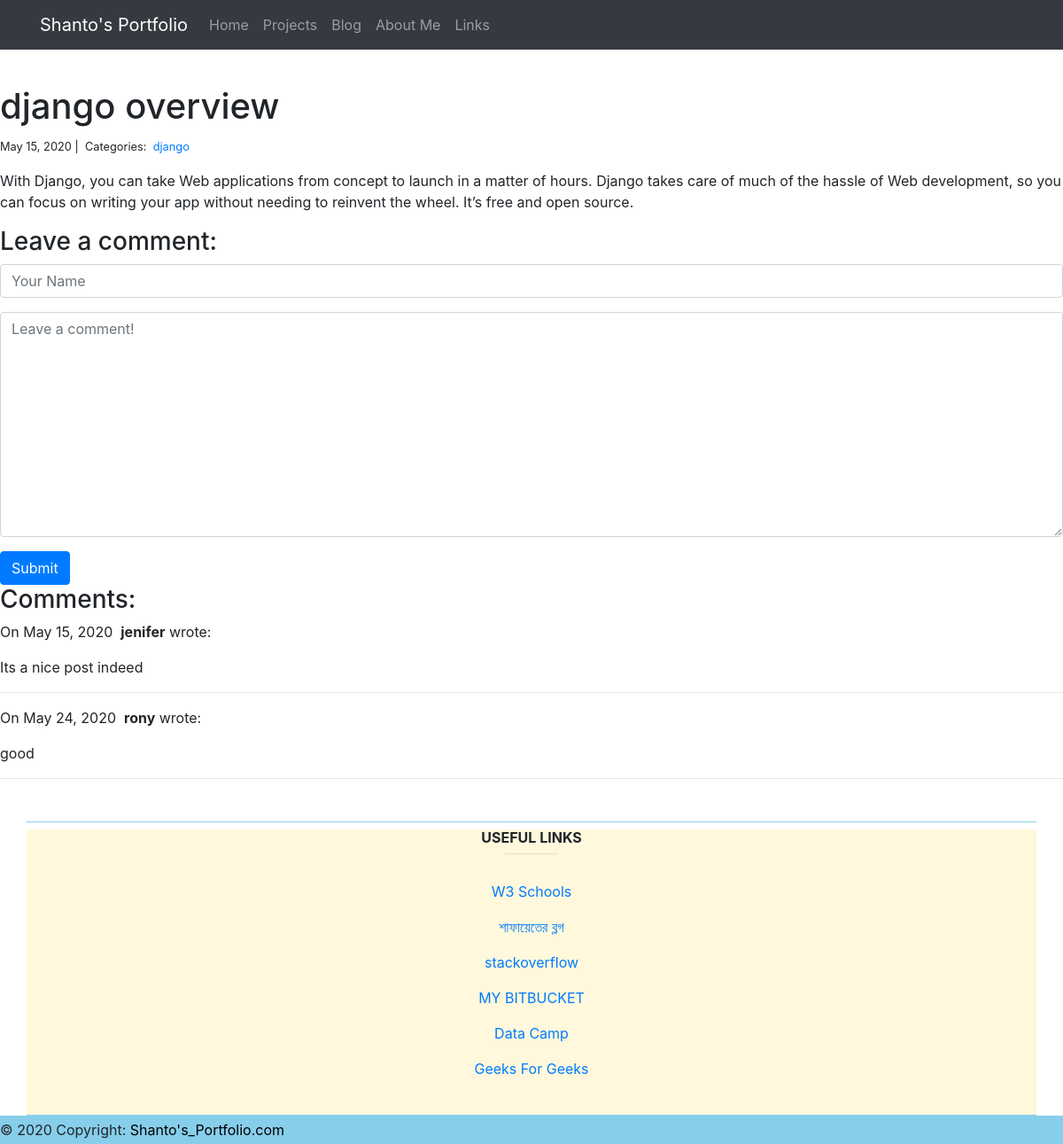
The app's page /blog/2/ with its own data.
### blogs/models.py (models this page shows)
class Post(models.Model):
    title = models.CharField(max_length=255)
    body = models.TextField()
    created_on = models.DateTimeField(auto_now_add=True)
    last_modified = models.DateTimeField(auto_now=True)
    categories = models.ManyToManyField("Category", related_name="posts")

class Category(models.Model):
    name = models.CharField(max_length=20)

class Comment(models.Model):
    author = models.CharField(max_length=60)
    body = models.TextField()
    created_on = models.DateTimeField(auto_now_add=True)
    post = models.ForeignKey("Post", on_delete=models.CASCADE)

### blogs/views.py (the view, shortened to what this page needs)
# urls.py: path("<int:pk>/", views.blog_detail, name="blog_detail"),
def blog_detail(request, pk):
    post = Post.objects.get(pk=pk)
    comments = Comment.objects.filter(post=post)
    form = CommentForm()
    context = {"post": post, "comments": comments, "form": form}
    return render(request, "blog_detail.html", context)

### blogs/forms.py
class CommentForm(forms.Form):
    author = forms.CharField(
        max_length=60,
        widget=forms.TextInput(attrs={
            "class": "form-control",
            "placeholder": "Your Name"
        })
    )
    body = forms.CharField(widget=forms.Textarea(
        attrs={
            "class": "form-control",
            "placeholder": "Leave a comment!"
        })
    )

### blogs/templates/blog_detail.html (shortened to what this page needs)
{% extends "base.html" %}
{% block page_content %}
<div class="col-md-8 offset-md-2" style="padding: 20px;background-color:white;"></div>
    <h1>{{ post.title }}</h1>
    <small>
        {{ post.created_on.date }} |&nbsp;
        Categories:&nbsp;
        {% for category in post.categories.all %}
        <a href="{% url 'blog_category' category.name %}">
            {{ category.name }}
        </a>&nbsp;
        {% endfor %}
    </small>
    <p>{{ post.body | linebreaks }}</p>
    <h3>Leave a comment:</h3>
    <form action="/blogs/{{ post.pk }}/" method="post">
        <div class="form-group">
            {{ form.author }}
        </div>
        <div class="form-group">
            {{ form.body }}
        </div>
        <button type="submit" class="btn btn-primary">Submit</button>
    </form>
    <h3>Comments:</h3>
    {% for comment in comments %}
    <p>
        On {{comment.created_on.date }}&nbsp;
        <b>{{ comment.author }}</b> wrote:
    </p>
    <p>{{ comment.body }}</p>
    <hr>
    {% endfor %}
</div>
{% endblock %}

### web_project/templates/base.html (style rules this page uses)
* { padding: 0; margin: 0; }

### records on screen
Post: title "django overview", created_on "May 15, 2020", body "With Django, you can take Web applications from concept to launch in a matter of hours. Django takes care of much of the hassle of Web development, so you can focus on writing your app without needing to reinvent the wheel. It’s free and open source."
Category: name "django"
Comment: created_on "May 15, 2020", author "jenifer", body "Its a nice post indeed"
Comment: created_on "May 24, 2020", author "rony", body "good"
